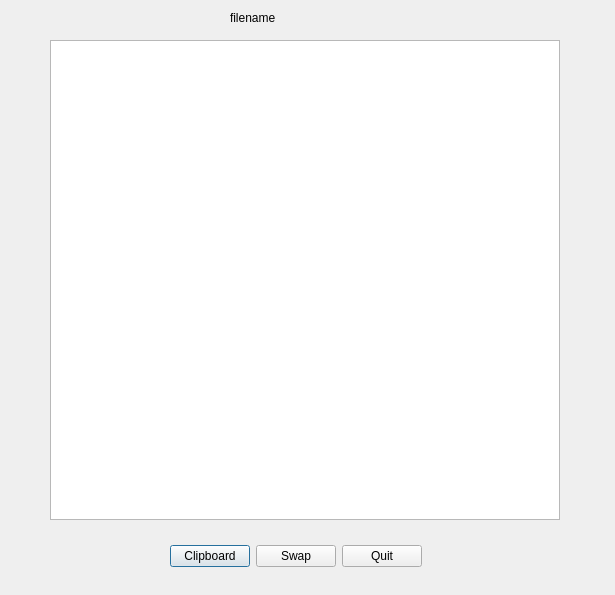
<?xml version="1.0" encoding="UTF-8"?>
<ui version="4.0">
 <class>klogDialog</class>
 <widget class="QDialog" name="klogDialog">
  <property name="geometry">
   <rect>
    <x>0</x>
    <y>0</y>
    <width>615</width>
    <height>595</height>
   </rect>
  </property>
  <property name="minimumSize">
   <size>
    <width>615</width>
    <height>595</height>
   </size>
  </property>
  <property name="maximumSize">
   <size>
    <width>615</width>
    <height>595</height>
   </size>
  </property>
  <property name="windowTitle">
   <string>Logfile viewer</string>
  </property>
  <widget class="QTextBrowser" name="klogBrowser">
   <property name="geometry">
    <rect>
     <x>50</x>
     <y>40</y>
     <width>510</width>
     <height>480</height>
    </rect>
   </property>
   <property name="minimumSize">
    <size>
     <width>510</width>
     <height>480</height>
    </size>
   </property>
   <property name="maximumSize">
    <size>
     <width>510</width>
     <height>480</height>
    </size>
   </property>
  </widget>
  <widget class="QWidget" name="layoutWidget">
   <property name="geometry">
    <rect>
     <x>170</x>
     <y>540</y>
     <width>252</width>
     <height>32</height>
    </rect>
   </property>
   <layout class="QHBoxLayout" name="horizontalLayout">
    <item>
     <widget class="QPushButton" name="kcopyButton">
      <property name="text">
       <string>Clipboard</string>
      </property>
     </widget>
    </item>
    <item>
     <widget class="QPushButton" name="kswapButton">
      <property name="text">
       <string>Swap</string>
      </property>
     </widget>
    </item>
    <item>
     <widget class="QPushButton" name="kquitButton">
      <property name="text">
       <string>Quit</string>
      </property>
     </widget>
    </item>
   </layout>
  </widget>
  <widget class="QLabel" name="klogfileName">
   <property name="geometry">
    <rect>
     <x>230</x>
     <y>10</y>
     <width>201</width>
     <height>16</height>
    </rect>
   </property>
   <property name="text">
    <string>filename</string>
   </property>
  </widget>
 </widget>
 <resources/>
 <connections>
  <connection>
   <sender>kquitButton</sender>
   <signal>clicked()</signal>
   <receiver>klogDialog</receiver>
   <slot>reject()</slot>
   <hints>
    <hint type="sourcelabel">
     <x>385</x>
     <y>555</y>
    </hint>
    <hint type="destinationlabel">
     <x>304</x>
     <y>296</y>
    </hint>
   </hints>
  </connection>
 </connections>
</ui>
